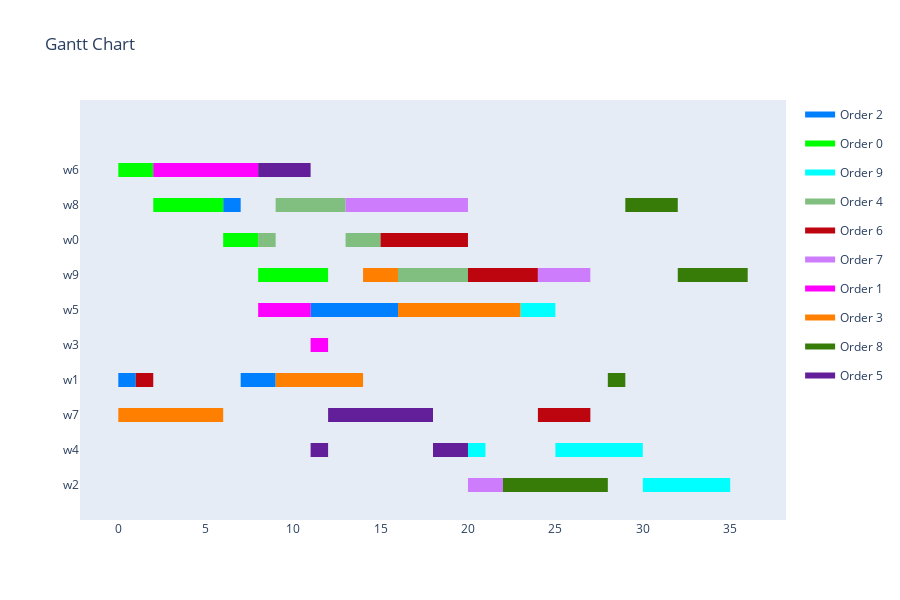
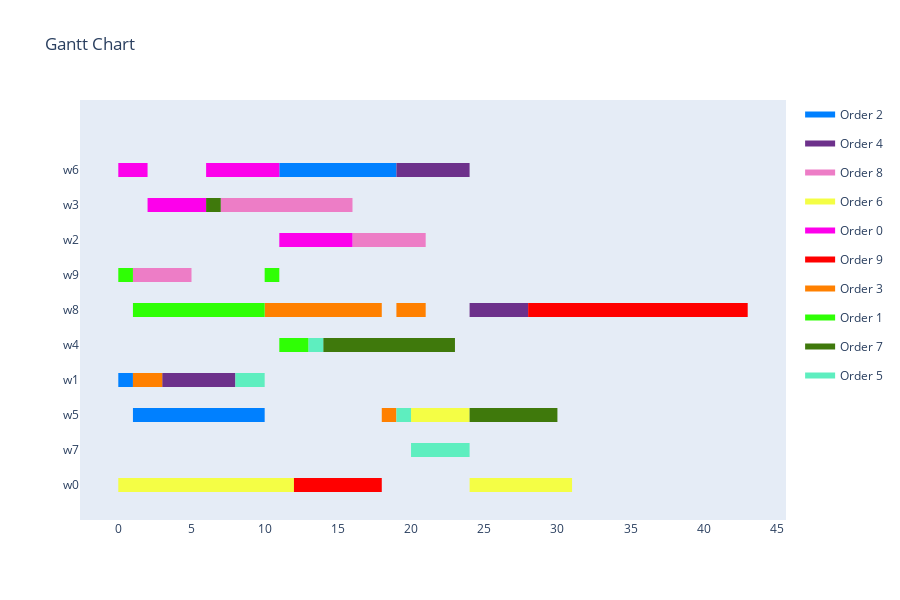
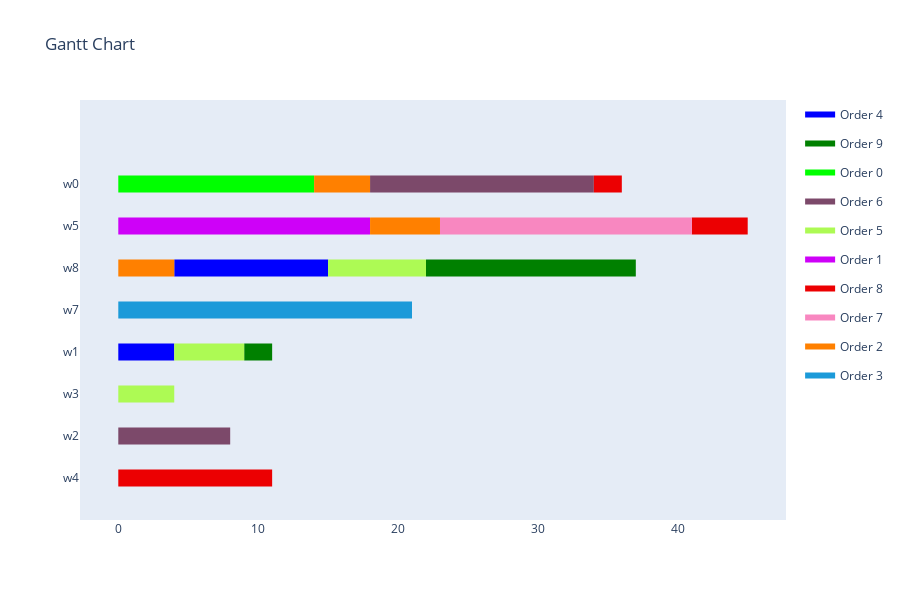

The notebook cell saved with these charts, in order:
### Code cell
all_results = mas.get_all_results()

for result in all_results:
    show_result(result)

print(f'\nDominance Values:')
for i in range(len(all_results)):
    print(f'{all_results[i][0].created_by.name}, {all_results[i][0].created_by.objective}: {mas.get_dominance(all_results, i)}')

### Figure 1 — Plotly figure (JSON) as saved in the notebook; plotly's stock layout.template omitted (floating-point values rounded to 4 significant figures)
{"data": [{"fill": "toself", "fillcolor": "rgb(0, 128, 255)", "hoverinfo": "name", "legendgroup": "rgb(0, 128, 255)", "mode": "none", "name": "Order 2", "type": "scatter", "x": [6, 7, 7, 6, 6, 11, 16, 16, 11, 11, 0, 1, 1, 0, 0, 7, 9, 9, 7], "y": [7.8, 7.8, 8.2, 8.2, null, 4.8, 4.8, 5.2, 5.2, null, 2.8, 2.8, 3.2, 3.2, null, 2.8, 2.8, 3.2, 3.2]}, {"fill": "toself", "fillcolor": "rgb(0, 255, 0)", "hoverinfo": "name", "legendgroup": "rgb(0, 255, 0)", "mode": "none", "name": "Order 0", "type": "scatter", "x": [0, 2, 2, 0, 0, 2, 6, 6, 2, 2, 6, 8, 8, 6, 6, 8, 12, 12, 8], "y": [8.8, 8.8, 9.2, 9.2, null, 7.8, 7.8, 8.2, 8.2, null, 6.8, 6.8, 7.2, 7.2, null, 5.8, 5.8, 6.2, 6.2]}, {"fill": "toself", "fillcolor": "rgb(0, 255, 255)", "hoverinfo": "name", "legendgroup": "rgb(0, 255, 255)", "mode": "none", "name": "Order 9", "type": "scatter", "x": [23, 25, 25, 23, 23, 20, 21, 21, 20, 20, 25, 30, 30, 25, 25, 30, 35, 35, 30], "y": [4.8, 4.8, 5.2, 5.2, null, 0.8, 0.8, 1.2, 1.2, null, 0.8, 0.8, 1.2, 1.2, null, -0.2, -0.2, 0.2, 0.2]}, {"fill": "toself", "fillcolor": "rgb(128, 191, 128)", "hoverinfo": "name", "legendgroup": "rgb(128, 191, 128)", "mode": "none", "name": "Order 4", "type": "scatter", "x": [9, 13, 13, 9, 9, 8, 9, 9, 8, 8, 13, 15, 15, 13, 13, 16, 20, 20, 16], "y": [7.8, 7.8, 8.2, 8.2, null, 6.8, 6.8, 7.2, 7.2, null, 6.8, 6.8, 7.2, 7.2, null, 5.8, 5.8, 6.2, 6.2]}, {"fill": "toself", "fillcolor": "rgb(189, 5, 16)", "hoverinfo": "name", "legendgroup": "rgb(189, 5, 16)", "mode": "none", "name": "Order 6", "type": "scatter", "x": [15, 20, 20, 15, 15, 20, 24, 24, 20, 20, 1, 2, 2, 1, 1, 24, 27, 27, 24], "y": [6.8, 6.8, 7.2, 7.2, null, 5.8, 5.8, 6.2, 6.2, null, 2.8, 2.8, 3.2, 3.2, null, 1.8, 1.8, 2.2, 2.2]}, {"fill": "toself", "fillcolor": "rgb(205, 125, 252)", "hoverinfo": "name", "legendgroup": "rgb(205, 125, 252)", "mode": "none", "name": "Order 7", "type": "scatter", "x": [13, 20, 20, 13, 13, 24, 25, 25, 24, 24, 25, 27, 27, 25, 25, 20, 22, 22, 20], "y": [7.8, 7.8, 8.2, 8.2, null, 5.8, 5.8, 6.2, 6.2, null, 5.8, 5.8, 6.2, 6.2, null, -0.2, -0.2, 0.2, 0.2]}, {"fill": "toself", "fillcolor": "rgb(255, 0, 255)", "hoverinfo": "name", "legendgroup": "rgb(255, 0, 255)", "mode": "none", "name": "Order 1", "type": "scatter", "x": [2, 3, 3, 2, 2, 3, 8, 8, 3, 3, 8, 11, 11, 8, 8, 11, 12, 12, 11], "y": [8.8, 8.8, 9.2, 9.2, null, 8.8, 8.8, 9.2, 9.2, null, 4.8, 4.8, 5.2, 5.2, null, 3.8, 3.8, 4.2, 4.2]}, {"fill": "toself", "fillcolor": "rgb(255, 128, 0)", "hoverinfo": "name", "legendgroup": "rgb(255, 128, 0)", "mode": "none", "name": "Order 3", "type": "scatter", "x": [14, 16, 16, 14, 14, 16, 23, 23, 16, 16, 9, 14, 14, 9, 9, 0, 6, 6, 0], "y": [5.8, 5.8, 6.2, 6.2, null, 4.8, 4.8, 5.2, 5.2, null, 2.8, 2.8, 3.2, 3.2, null, 1.8, 1.8, 2.2, 2.2]}, {"fill": "toself", "fillcolor": "rgb(55, 124, 8)", "hoverinfo": "name", "legendgroup": "rgb(55, 124, 8)", "mode": "none", "name": "Order 8", "type": "scatter", "x": [29, 32, 32, 29, 29, 32, 36, 36, 32, 32, 28, 29, 29, 28, 28, 22, 28, 28, 22], "y": [7.8, 7.8, 8.2, 8.2, null, 5.8, 5.8, 6.2, 6.2, null, 2.8, 2.8, 3.2, 3.2, null, -0.2, -0.2, 0.2, 0.2]}, {"fill": "toself", "fillcolor": "rgb(99, 31, 153)", "hoverinfo": "name", "legendgroup": "rgb(99, 31, 153)", "mode": "none", "name": "Order 5", "type": "scatter", "x": [8, 11, 11, 8, 8, 12, 18, 18, 12, 12, 11, 12, 12, 11, 11, 18, 20, 20, 18], "y": [8.8, 8.8, 9.2, 9.2, null, 1.8, 1.8, 2.2, 2.2, null, 0.8, 0.8, 1.2, 1.2, null, 0.8, 0.8, 1.2, 1.2]}, {"legendgroup": "rgb(0, 128, 255)", "marker": {"color": "rgb(0, 128, 255)", "opacity": 0, "size": 1}, "mode": "markers", "name": "", "showlegend": false, "text": [null, null, null, null, null, null, null, null], "type": "scatter", "x": [6, 7, 11, 16, 0, 1, 7, 9], "y": [8, 8, 5, 5, 3, 3, 3, 3]}, {"legendgroup": "rgb(0, 255, 0)", "marker": {"color": "rgb(0, 255, 0)", "opacity": 0, "size": 1}, "mode": "markers", "name": "", "showlegend": false, "text": [null, null, null, null, null, null, null, null], "type": "scatter", "x": [0, 2, 2, 6, 6, 8, 8, 12], "y": [9, 9, 8, 8, 7, 7, 6, 6]}, {"legendgroup": "rgb(0, 255, 255)", "marker": {"color": "rgb(0, 255, 255)", "opacity": 0, "size": 1}, "mode": "markers", "name": "", "showlegend": false, "text": [null, null, null, null, null, null, null, null], "type": "scatter", "x": [23, 25, 20, 21, 25, 30, 30, 35], "y": [5, 5, 1, 1, 1, 1, 0, 0]}, {"legendgroup": "rgb(128, 191, 128)", "marker": {"color": "rgb(128, 191, 128)", "opacity": 0, "size": 1}, "mode": "markers", "name": "", "showlegend": false, "text": [null, null, null, null, null, null, null, null], "type": "scatter", "x": [9, 13, 8, 9, 13, 15, 16, 20], "y": [8, 8, 7, 7, 7, 7, 6, 6]}, {"legendgroup": "rgb(189, 5, 16)", "marker": {"color": "rgb(189, 5, 16)", "opacity": 0, "size": 1}, "mode": "markers", "name": "", "showlegend": false, "text": [null, null, null, null, null, null, null, null], "type": "scatter", "x": [15, 20, 20, 24, 1, 2, 24, 27], "y": [7, 7, 6, 6, 3, 3, 2, 2]}, {"legendgroup": "rgb(205, 125, 252)", "marker": {"color": "rgb(205, 125, 252)", "opacity": 0, "size": 1}, "mode": "markers", "name": "", "showlegend": false, "text": [null, null, null, null, null, null, null, null], "type": "scatter", "x": [13, 20, 24, 25, 25, 27, 20, 22], "y": [8, 8, 6, 6, 6, 6, 0, 0]}, {"legendgroup": "rgb(255, 0, 255)", "marker": {"color": "rgb(255, 0, 255)", "opacity": 0, "size": 1}, "mode": "markers", "name": "", "showlegend": false, "text": [null, null, null, null, null, null, null, null], "type": "scatter", "x": [2, 3, 3, 8, 8, 11, 11, 12], "y": [9, 9, 9, 9, 5, 5, 4, 4]}, {"legendgroup": "rgb(255, 128, 0)", "marker": {"color": "rgb(255, 128, 0)", "opacity": 0, "size": 1}, "mode": "markers", "name": "", "showlegend": false, "text": [null, null, null, null, null, null, null, null], "type": "scatter", "x": [14, 16, 16, 23, 9, 14, 0, 6], "y": [6, 6, 5, 5, 3, 3, 2, 2]}, {"legendgroup": "rgb(55, 124, 8)", "marker": {"color": "rgb(55, 124, 8)", "opacity": 0, "size": 1}, "mode": "markers", "name": "", "showlegend": false, "text": [null, null, null, null, null, null, null, null], "type": "scatter", "x": [29, 32, 32, 36, 28, 29, 22, 28], "y": [8, 8, 6, 6, 3, 3, 0, 0]}, {"legendgroup": "rgb(99, 31, 153)", "marker": {"color": "rgb(99, 31, 153)", "opacity": 0, "size": 1}, "mode": "markers", "name": "", "showlegend": false, "text": [null, null, null, null, null, null, null, null], "type": "scatter", "x": [8, 11, 12, 18, 11, 12, 18, 20], "y": [9, 9, 2, 2, 1, 1, 1, 1]}], "layout": {"height": 600, "hovermode": "closest", "showlegend": true, "title": {"text": "Gantt Chart"}, "xaxis": {"rangeselector": {"buttons": [{"count": 7, "label": "1w", "step": "day", "stepmode": "backward"}, {"count": 1, "label": "1m", "step": "month", "stepmode": "backward"}, {"count": 6, "label": "6m", "step": "month", "stepmode": "backward"}, {"count": 1, "label": "YTD", "step": "year", "stepmode": "todate"}, {"count": 1, "label": "1y", "step": "year", "stepmode": "backward"}, {"step": "all"}]}, "showgrid": false, "type": "linear", "zeroline": false}, "yaxis": {"autorange": false, "range": [-1, 11], "showgrid": false, "ticktext": ["w2", "w4", "w7", "w1", "w3", "w5", "w9", "w0", "w8", "w6"], "tickvals": [0, 1, 2, 3, 4, 5, 6, 7, 8, 9], "zeroline": false}}}

### Figure 2 — Plotly figure (JSON) as saved in the notebook; plotly's stock layout.template omitted (floating-point values rounded to 4 significant figures)
{"data": [{"fill": "toself", "fillcolor": "rgb(0, 128, 255)", "hoverinfo": "name", "legendgroup": "rgb(0, 128, 255)", "mode": "none", "name": "Order 2", "type": "scatter", "x": [11, 19, 19, 11, 11, 0, 1, 1, 0, 0, 1, 6, 6, 1, 1, 6, 10, 10, 6], "y": [8.8, 8.8, 9.2, 9.2, null, 2.8, 2.8, 3.2, 3.2, null, 1.8, 1.8, 2.2, 2.2, null, 1.8, 1.8, 2.2, 2.2]}, {"fill": "toself", "fillcolor": "rgb(109, 49, 139)", "hoverinfo": "name", "legendgroup": "rgb(109, 49, 139)", "mode": "none", "name": "Order 4", "type": "scatter", "x": [19, 24, 24, 19, 19, 24, 28, 28, 24, 24, 3, 7, 7, 3, 3, 7, 8, 8, 7], "y": [8.8, 8.8, 9.2, 9.2, null, 4.8, 4.8, 5.2, 5.2, null, 2.8, 2.8, 3.2, 3.2, null, 2.8, 2.8, 3.2, 3.2]}, {"fill": "toself", "fillcolor": "rgb(237, 125, 198)", "hoverinfo": "name", "legendgroup": "rgb(237, 125, 198)", "mode": "none", "name": "Order 8", "type": "scatter", "x": [7, 11, 11, 7, 7, 11, 16, 16, 11, 11, 16, 21, 21, 16, 16, 1, 5, 5, 1], "y": [7.8, 7.8, 8.2, 8.2, null, 7.8, 7.8, 8.2, 8.2, null, 6.8, 6.8, 7.2, 7.2, null, 5.8, 5.8, 6.2, 6.2]}, {"fill": "toself", "fillcolor": "rgb(244, 254, 69)", "hoverinfo": "name", "legendgroup": "rgb(244, 254, 69)", "mode": "none", "name": "Order 6", "type": "scatter", "x": [20, 24, 24, 20, 20, 0, 7, 7, 0, 0, 7, 12, 12, 7, 7, 24, 31, 31, 24], "y": [1.8, 1.8, 2.2, 2.2, null, -0.2, -0.2, 0.2, 0.2, null, -0.2, -0.2, 0.2, 0.2, null, -0.2, -0.2, 0.2, 0.2]}, {"fill": "toself", "fillcolor": "rgb(253, 0, 235)", "hoverinfo": "name", "legendgroup": "rgb(253, 0, 235)", "mode": "none", "name": "Order 0", "type": "scatter", "x": [0, 2, 2, 0, 0, 6, 11, 11, 6, 6, 2, 6, 6, 2, 2, 11, 16, 16, 11], "y": [8.8, 8.8, 9.2, 9.2, null, 8.8, 8.8, 9.2, 9.2, null, 7.8, 7.8, 8.2, 8.2, null, 6.8, 6.8, 7.2, 7.2]}, {"fill": "toself", "fillcolor": "rgb(255, 0, 0)", "hoverinfo": "name", "legendgroup": "rgb(255, 0, 0)", "mode": "none", "name": "Order 9", "type": "scatter", "x": [28, 36, 36, 28, 28, 36, 41, 41, 36, 36, 41, 43, 43, 41, 41, 12, 18, 18, 12], "y": [4.8, 4.8, 5.2, 5.2, null, 4.8, 4.8, 5.2, 5.2, null, 4.8, 4.8, 5.2, 5.2, null, -0.2, -0.2, 0.2, 0.2]}, {"fill": "toself", "fillcolor": "rgb(255, 128, 0)", "hoverinfo": "name", "legendgroup": "rgb(255, 128, 0)", "mode": "none", "name": "Order 3", "type": "scatter", "x": [10, 18, 18, 10, 10, 19, 21, 21, 19, 19, 1, 3, 3, 1, 1, 18, 19, 19, 18], "y": [4.8, 4.8, 5.2, 5.2, null, 4.8, 4.8, 5.2, 5.2, null, 2.8, 2.8, 3.2, 3.2, null, 1.8, 1.8, 2.2, 2.2]}, {"fill": "toself", "fillcolor": "rgb(47, 255, 5)", "hoverinfo": "name", "legendgroup": "rgb(47, 255, 5)", "mode": "none", "name": "Order 1", "type": "scatter", "x": [0, 1, 1, 0, 0, 10, 11, 11, 10, 10, 1, 10, 10, 1, 1, 11, 13, 13, 11], "y": [5.8, 5.8, 6.2, 6.2, null, 5.8, 5.8, 6.2, 6.2, null, 4.8, 4.8, 5.2, 5.2, null, 3.8, 3.8, 4.2, 4.2]}, {"fill": "toself", "fillcolor": "rgb(63, 121, 12)", "hoverinfo": "name", "legendgroup": "rgb(63, 121, 12)", "mode": "none", "name": "Order 7", "type": "scatter", "x": [6, 7, 7, 6, 6, 14, 19, 19, 14, 14, 19, 23, 23, 19, 19, 24, 30, 30, 24], "y": [7.8, 7.8, 8.2, 8.2, null, 3.8, 3.8, 4.2, 4.2, null, 3.8, 3.8, 4.2, 4.2, null, 1.8, 1.8, 2.2, 2.2]}, {"fill": "toself", "fillcolor": "rgb(94, 238, 191)", "hoverinfo": "name", "legendgroup": "rgb(94, 238, 191)", "mode": "none", "name": "Order 5", "type": "scatter", "x": [13, 14, 14, 13, 13, 8, 10, 10, 8, 8, 19, 20, 20, 19, 19, 20, 24, 24, 20], "y": [3.8, 3.8, 4.2, 4.2, null, 2.8, 2.8, 3.2, 3.2, null, 1.8, 1.8, 2.2, 2.2, null, 0.8, 0.8, 1.2, 1.2]}, {"legendgroup": "rgb(0, 128, 255)", "marker": {"color": "rgb(0, 128, 255)", "opacity": 0, "size": 1}, "mode": "markers", "name": "", "showlegend": false, "text": [null, null, null, null, null, null, null, null], "type": "scatter", "x": [11, 19, 0, 1, 1, 6, 6, 10], "y": [9, 9, 3, 3, 2, 2, 2, 2]}, {"legendgroup": "rgb(109, 49, 139)", "marker": {"color": "rgb(109, 49, 139)", "opacity": 0, "size": 1}, "mode": "markers", "name": "", "showlegend": false, "text": [null, null, null, null, null, null, null, null], "type": "scatter", "x": [19, 24, 24, 28, 3, 7, 7, 8], "y": [9, 9, 5, 5, 3, 3, 3, 3]}, {"legendgroup": "rgb(237, 125, 198)", "marker": {"color": "rgb(237, 125, 198)", "opacity": 0, "size": 1}, "mode": "markers", "name": "", "showlegend": false, "text": [null, null, null, null, null, null, null, null], "type": "scatter", "x": [7, 11, 11, 16, 16, 21, 1, 5], "y": [8, 8, 8, 8, 7, 7, 6, 6]}, {"legendgroup": "rgb(244, 254, 69)", "marker": {"color": "rgb(244, 254, 69)", "opacity": 0, "size": 1}, "mode": "markers", "name": "", "showlegend": false, "text": [null, null, null, null, null, null, null, null], "type": "scatter", "x": [20, 24, 0, 7, 7, 12, 24, 31], "y": [2, 2, 0, 0, 0, 0, 0, 0]}, {"legendgroup": "rgb(253, 0, 235)", "marker": {"color": "rgb(253, 0, 235)", "opacity": 0, "size": 1}, "mode": "markers", "name": "", "showlegend": false, "text": [null, null, null, null, null, null, null, null], "type": "scatter", "x": [0, 2, 6, 11, 2, 6, 11, 16], "y": [9, 9, 9, 9, 8, 8, 7, 7]}, {"legendgroup": "rgb(255, 0, 0)", "marker": {"color": "rgb(255, 0, 0)", "opacity": 0, "size": 1}, "mode": "markers", "name": "", "showlegend": false, "text": [null, null, null, null, null, null, null, null], "type": "scatter", "x": [28, 36, 36, 41, 41, 43, 12, 18], "y": [5, 5, 5, 5, 5, 5, 0, 0]}, {"legendgroup": "rgb(255, 128, 0)", "marker": {"color": "rgb(255, 128, 0)", "opacity": 0, "size": 1}, "mode": "markers", "name": "", "showlegend": false, "text": [null, null, null, null, null, null, null, null], "type": "scatter", "x": [10, 18, 19, 21, 1, 3, 18, 19], "y": [5, 5, 5, 5, 3, 3, 2, 2]}, {"legendgroup": "rgb(47, 255, 5)", "marker": {"color": "rgb(47, 255, 5)", "opacity": 0, "size": 1}, "mode": "markers", "name": "", "showlegend": false, "text": [null, null, null, null, null, null, null, null], "type": "scatter", "x": [0, 1, 10, 11, 1, 10, 11, 13], "y": [6, 6, 6, 6, 5, 5, 4, 4]}, {"legendgroup": "rgb(63, 121, 12)", "marker": {"color": "rgb(63, 121, 12)", "opacity": 0, "size": 1}, "mode": "markers", "name": "", "showlegend": false, "text": [null, null, null, null, null, null, null, null], "type": "scatter", "x": [6, 7, 14, 19, 19, 23, 24, 30], "y": [8, 8, 4, 4, 4, 4, 2, 2]}, {"legendgroup": "rgb(94, 238, 191)", "marker": {"color": "rgb(94, 238, 191)", "opacity": 0, "size": 1}, "mode": "markers", "name": "", "showlegend": false, "text": [null, null, null, null, null, null, null, null], "type": "scatter", "x": [13, 14, 8, 10, 19, 20, 20, 24], "y": [4, 4, 3, 3, 2, 2, 1, 1]}], "layout": {"height": 600, "hovermode": "closest", "showlegend": true, "title": {"text": "Gantt Chart"}, "xaxis": {"rangeselector": {"buttons": [{"count": 7, "label": "1w", "step": "day", "stepmode": "backward"}, {"count": 1, "label": "1m", "step": "month", "stepmode": "backward"}, {"count": 6, "label": "6m", "step": "month", "stepmode": "backward"}, {"count": 1, "label": "YTD", "step": "year", "stepmode": "todate"}, {"count": 1, "label": "1y", "step": "year", "stepmode": "backward"}, {"step": "all"}]}, "showgrid": false, "type": "linear", "zeroline": false}, "yaxis": {"autorange": false, "range": [-1, 11], "showgrid": false, "ticktext": ["w0", "w7", "w5", "w1", "w4", "w8", "w9", "w2", "w3", "w6"], "tickvals": [0, 1, 2, 3, 4, 5, 6, 7, 8, 9], "zeroline": false}}}

### Figure 3 — Plotly figure (JSON) as saved in the notebook; plotly's stock layout.template omitted (floating-point values rounded to 4 significant figures)
{"data": [{"fill": "toself", "fillcolor": "rgb(0, 0, 255)", "hoverinfo": "name", "legendgroup": "rgb(0, 0, 255)", "mode": "none", "name": "Order 4", "type": "scatter", "x": [4, 8, 8, 4, 4, 8, 11, 11, 8, 8, 11, 15, 15, 11, 11, 0, 4, 4, 0], "y": [4.8, 4.8, 5.2, 5.2, null, 4.8, 4.8, 5.2, 5.2, null, 4.8, 4.8, 5.2, 5.2, null, 2.8, 2.8, 3.2, 3.2]}, {"fill": "toself", "fillcolor": "rgb(0, 128, 0)", "hoverinfo": "name", "legendgroup": "rgb(0, 128, 0)", "mode": "none", "name": "Order 9", "type": "scatter", "x": [22, 30, 30, 22, 22, 30, 35, 35, 30, 30, 35, 37, 37, 35, 35, 9, 11, 11, 9], "y": [4.8, 4.8, 5.2, 5.2, null, 4.8, 4.8, 5.2, 5.2, null, 4.8, 4.8, 5.2, 5.2, null, 2.8, 2.8, 3.2, 3.2]}, {"fill": "toself", "fillcolor": "rgb(0, 255, 0)", "hoverinfo": "name", "legendgroup": "rgb(0, 255, 0)", "mode": "none", "name": "Order 0", "type": "scatter", "x": [0, 1, 1, 0, 0, 1, 2, 2, 1, 1, 2, 4, 4, 2, 2, 4, 14, 14, 4], "y": [6.8, 6.8, 7.2, 7.2, null, 6.8, 6.8, 7.2, 7.2, null, 6.8, 6.8, 7.2, 7.2, null, 6.8, 6.8, 7.2, 7.2]}, {"fill": "toself", "fillcolor": "rgb(124, 73, 106)", "hoverinfo": "name", "legendgroup": "rgb(124, 73, 106)", "mode": "none", "name": "Order 6", "type": "scatter", "x": [18, 23, 23, 18, 18, 23, 27, 27, 23, 23, 27, 34, 34, 27, 27, 0, 8, 8, 0], "y": [6.8, 6.8, 7.2, 7.2, null, 6.8, 6.8, 7.2, 7.2, null, 6.8, 6.8, 7.2, 7.2, null, 0.8, 0.8, 1.2, 1.2]}, {"fill": "toself", "fillcolor": "rgb(173, 250, 84)", "hoverinfo": "name", "legendgroup": "rgb(173, 250, 84)", "mode": "none", "name": "Order 5", "type": "scatter", "x": [15, 20, 20, 15, 15, 20, 22, 22, 20, 20, 4, 9, 9, 4, 4, 0, 4, 4, 0], "y": [4.8, 4.8, 5.2, 5.2, null, 4.8, 4.8, 5.2, 5.2, null, 2.8, 2.8, 3.2, 3.2, null, 1.8, 1.8, 2.2, 2.2]}, {"fill": "toself", "fillcolor": "rgb(206, 1, 248)", "hoverinfo": "name", "legendgroup": "rgb(206, 1, 248)", "mode": "none", "name": "Order 1", "type": "scatter", "x": [0, 6, 6, 0, 0, 6, 9, 9, 6, 6, 9, 12, 12, 9, 9, 12, 18, 18, 12], "y": [5.8, 5.8, 6.2, 6.2, null, 5.8, 5.8, 6.2, 6.2, null, 5.8, 5.8, 6.2, 6.2, null, 5.8, 5.8, 6.2, 6.2]}, {"fill": "toself", "fillcolor": "rgb(236, 0, 2)", "hoverinfo": "name", "legendgroup": "rgb(236, 0, 2)", "mode": "none", "name": "Order 8", "type": "scatter", "x": [34, 36, 36, 34, 34, 41, 45, 45, 41, 41, 0, 3, 3, 0, 0, 3, 11, 11, 3], "y": [6.8, 6.8, 7.2, 7.2, null, 5.8, 5.8, 6.2, 6.2, null, -0.2, -0.2, 0.2, 0.2, null, -0.2, -0.2, 0.2, 0.2]}, {"fill": "toself", "fillcolor": "rgb(248, 135, 192)", "hoverinfo": "name", "legendgroup": "rgb(248, 135, 192)", "mode": "none", "name": "Order 7", "type": "scatter", "x": [23, 29, 29, 23, 23, 29, 32, 32, 29, 29, 32, 35, 35, 32, 32, 35, 41, 41, 35], "y": [5.8, 5.8, 6.2, 6.2, null, 5.8, 5.8, 6.2, 6.2, null, 5.8, 5.8, 6.2, 6.2, null, 5.8, 5.8, 6.2, 6.2]}, {"fill": "toself", "fillcolor": "rgb(255, 128, 0)", "hoverinfo": "name", "legendgroup": "rgb(255, 128, 0)", "mode": "none", "name": "Order 2", "type": "scatter", "x": [14, 18, 18, 14, 14, 18, 23, 23, 18, 18, 0, 3, 3, 0, 0, 3, 4, 4, 3], "y": [6.8, 6.8, 7.2, 7.2, null, 5.8, 5.8, 6.2, 6.2, null, 4.8, 4.8, 5.2, 5.2, null, 4.8, 4.8, 5.2, 5.2]}, {"fill": "toself", "fillcolor": "rgb(27, 154, 217)", "hoverinfo": "name", "legendgroup": "rgb(27, 154, 217)", "mode": "none", "name": "Order 3", "type": "scatter", "x": [0, 6, 6, 0, 0, 6, 11, 11, 6, 6, 11, 17, 17, 11, 11, 17, 21, 21, 17], "y": [3.8, 3.8, 4.2, 4.2, null, 3.8, 3.8, 4.2, 4.2, null, 3.8, 3.8, 4.2, 4.2, null, 3.8, 3.8, 4.2, 4.2]}, {"legendgroup": "rgb(0, 0, 255)", "marker": {"color": "rgb(0, 0, 255)", "opacity": 0, "size": 1}, "mode": "markers", "name": "", "showlegend": false, "text": [null, null, null, null, null, null, null, null], "type": "scatter", "x": [4, 8, 8, 11, 11, 15, 0, 4], "y": [5, 5, 5, 5, 5, 5, 3, 3]}, {"legendgroup": "rgb(0, 128, 0)", "marker": {"color": "rgb(0, 128, 0)", "opacity": 0, "size": 1}, "mode": "markers", "name": "", "showlegend": false, "text": [null, null, null, null, null, null, null, null], "type": "scatter", "x": [22, 30, 30, 35, 35, 37, 9, 11], "y": [5, 5, 5, 5, 5, 5, 3, 3]}, {"legendgroup": "rgb(0, 255, 0)", "marker": {"color": "rgb(0, 255, 0)", "opacity": 0, "size": 1}, "mode": "markers", "name": "", "showlegend": false, "text": [null, null, null, null, null, null, null, null], "type": "scatter", "x": [0, 1, 1, 2, 2, 4, 4, 14], "y": [7, 7, 7, 7, 7, 7, 7, 7]}, {"legendgroup": "rgb(124, 73, 106)", "marker": {"color": "rgb(124, 73, 106)", "opacity": 0, "size": 1}, "mode": "markers", "name": "", "showlegend": false, "text": [null, null, null, null, null, null, null, null], "type": "scatter", "x": [18, 23, 23, 27, 27, 34, 0, 8], "y": [7, 7, 7, 7, 7, 7, 1, 1]}, {"legendgroup": "rgb(173, 250, 84)", "marker": {"color": "rgb(173, 250, 84)", "opacity": 0, "size": 1}, "mode": "markers", "name": "", "showlegend": false, "text": [null, null, null, null, null, null, null, null], "type": "scatter", "x": [15, 20, 20, 22, 4, 9, 0, 4], "y": [5, 5, 5, 5, 3, 3, 2, 2]}, {"legendgroup": "rgb(206, 1, 248)", "marker": {"color": "rgb(206, 1, 248)", "opacity": 0, "size": 1}, "mode": "markers", "name": "", "showlegend": false, "text": [null, null, null, null, null, null, null, null], "type": "scatter", "x": [0, 6, 6, 9, 9, 12, 12, 18], "y": [6, 6, 6, 6, 6, 6, 6, 6]}, {"legendgroup": "rgb(236, 0, 2)", "marker": {"color": "rgb(236, 0, 2)", "opacity": 0, "size": 1}, "mode": "markers", "name": "", "showlegend": false, "text": [null, null, null, null, null, null, null, null], "type": "scatter", "x": [34, 36, 41, 45, 0, 3, 3, 11], "y": [7, 7, 6, 6, 0, 0, 0, 0]}, {"legendgroup": "rgb(248, 135, 192)", "marker": {"color": "rgb(248, 135, 192)", "opacity": 0, "size": 1}, "mode": "markers", "name": "", "showlegend": false, "text": [null, null, null, null, null, null, null, null], "type": "scatter", "x": [23, 29, 29, 32, 32, 35, 35, 41], "y": [6, 6, 6, 6, 6, 6, 6, 6]}, {"legendgroup": "rgb(255, 128, 0)", "marker": {"color": "rgb(255, 128, 0)", "opacity": 0, "size": 1}, "mode": "markers", "name": "", "showlegend": false, "text": [null, null, null, null, null, null, null, null], "type": "scatter", "x": [14, 18, 18, 23, 0, 3, 3, 4], "y": [7, 7, 6, 6, 5, 5, 5, 5]}, {"legendgroup": "rgb(27, 154, 217)", "marker": {"color": "rgb(27, 154, 217)", "opacity": 0, "size": 1}, "mode": "markers", "name": "", "showlegend": false, "text": [null, null, null, null, null, null, null, null], "type": "scatter", "x": [0, 6, 6, 11, 11, 17, 17, 21], "y": [4, 4, 4, 4, 4, 4, 4, 4]}], "layout": {"height": 600, "hovermode": "closest", "showlegend": true, "title": {"text": "Gantt Chart"}, "xaxis": {"rangeselector": {"buttons": [{"count": 7, "label": "1w", "step": "day", "stepmode": "backward"}, {"count": 1, "label": "1m", "step": "month", "stepmode": "backward"}, {"count": 6, "label": "6m", "step": "month", "stepmode": "backward"}, {"count": 1, "label": "YTD", "step": "year", "stepmode": "todate"}, {"count": 1, "label": "1y", "step": "year", "stepmode": "backward"}, {"step": "all"}]}, "showgrid": false, "type": "linear", "zeroline": false}, "yaxis": {"autorange": false, "range": [-1, 9], "showgrid": false, "ticktext": ["w4", "w2", "w3", "w1", "w7", "w8", "w5", "w0"], "tickvals": [0, 1, 2, 3, 4, 5, 6, 7], "zeroline": false}}}
